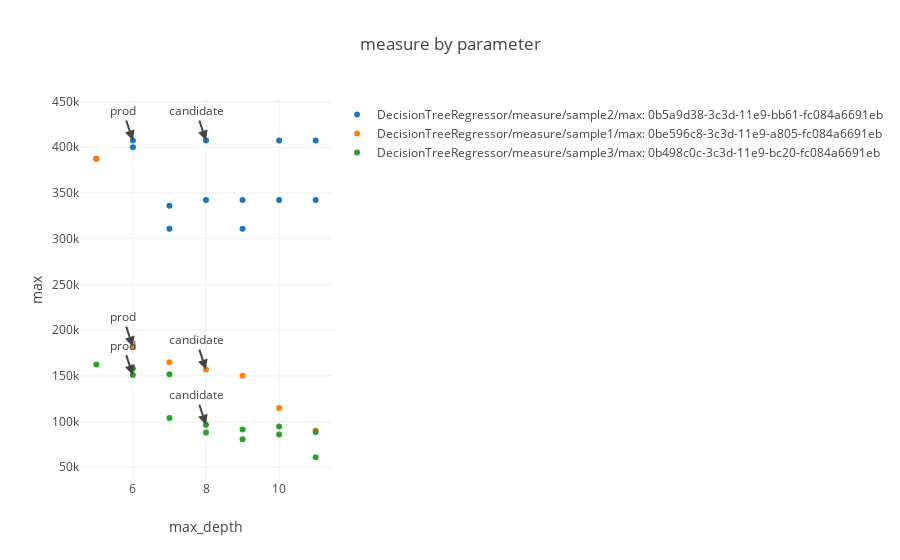

The cell this chart's notebook holds for it:
### Markdown cell above
#### Plot error measure vs parameter

### Code cell
import pailab.plot_helper as plt_helper
import pailab.plot as plot
plot.measure_by_parameter(ml_repo, ml_repo.tree.models.DecisionTreeRegressor.measures('max'), 'max_depth', data_versions=LAST_VERSION)
ml_repo.tree.models.DecisionTreeRegressor.measures('r2')

### Figure 1 — Plotly figure (JSON) as saved in the notebook; plotly's stock layout.template omitted (floating-point values rounded to 4 significant figures)
{"data": [{"mode": "markers", "name": "DecisionTreeRegressor/measure/sample2/max: 0b5a9d38-3c3d-11e9-bb61-fc084a6691eb", "text": ["model version: 0b76a71e-3c3d-11e9-875b-fc084a6691eb<br>sample3: 0b5a9d38-3c3d-11e9-bb61-fc084a6691eb<br>train_data: 0b74d308-3c3d-11e9-90d9-fc084a6691eb", "model version: 0a6bacca-3c3d-11e9-8eae-fc084a6691eb<br>sample3: 0b5a9d38-3c3d-11e9-bb61-fc084a6691eb<br>train_data: 0a4fa2dd-3c3d-11e9-9d18-fc084a6691eb", "model version: 0b8fa528-3c3d-11e9-b490-fc084a6691eb<br>sample3: 0b5a9d38-3c3d-11e9-bb61-fc084a6691eb<br>train_data: 0b74d308-3c3d-11e9-90d9-fc084a6691eb", "model version: 0ba0b60a-3c3d-11e9-8364-fc084a6691eb<br>sample3: 0b5a9d38-3c3d-11e9-bb61-fc084a6691eb<br>train_data: 0b74d308-3c3d-11e9-90d9-fc084a6691eb", "model version: 0bb1c728-3c3d-11e9-9668-fc084a6691eb<br>sample3: 0b5a9d38-3c3d-11e9-bb61-fc084a6691eb<br>train_data: 0b74d308-3c3d-11e9-90d9-fc084a6691eb", "model version: 0bc2d85c-3c3d-11e9-986c-fc084a6691eb<br>sample3: 0b5a9d38-3c3d-11e9-bb61-fc084a6691eb<br>train_data: 0b74d308-3c3d-11e9-90d9-fc084a6691eb", "model version: 0bd3e98a-3c3d-11e9-9ffd-fc084a6691eb<br>sample3: 0b5a9d38-3c3d-11e9-bb61-fc084a6691eb<br>train_data: 0b74d308-3c3d-11e9-90d9-fc084a6691eb", "model version: 0be806e6-3c3d-11e9-873a-fc084a6691eb<br>sample3: 0b5a9d38-3c3d-11e9-bb61-fc084a6691eb<br>train_data: 0be596c8-3c3d-11e9-a805-fc084a6691eb", "model version: 0bfb8846-3c3d-11e9-825e-fc084a6691eb<br>sample3: 0b5a9d38-3c3d-11e9-bb61-fc084a6691eb<br>train_data: 0be596c8-3c3d-11e9-a805-fc084a6691eb", "model version: 0c0d3594-3c3d-11e9-b620-fc084a6691eb<br>sample3: 0b5a9d38-3c3d-11e9-bb61-fc084a6691eb<br>train_data: 0be596c8-3c3d-11e9-a805-fc084a6691eb", "model version: 0c201ad0-3c3d-11e9-956e-fc084a6691eb<br>sample3: 0b5a9d38-3c3d-11e9-bb61-fc084a6691eb<br>train_data: 0be596c8-3c3d-11e9-a805-fc084a6691eb", "model version: 0c33001a-3c3d-11e9-bab5-fc084a6691eb<br>sample3: 0b5a9d38-3c3d-11e9-bb61-fc084a6691eb<br>train_data: 0be596c8-3c3d-11e9-a805-fc084a6691eb", "model version: 0c42d92c-3c3d-11e9-9b0c-fc084a6691eb<br>sample3: 0b5a9d38-3c3d-11e9-bb61-fc084a6691eb<br>train_data: 0be596c8-3c3d-11e9-a805-fc084a6691eb"], "type": "scatter", "x": [6, 5, 7, 8, 9, 10, 11, 6, 7, 8, 9, 10, 11], "y": [400050, 387500.0, 336000, 342300, 342300, 342300, 342300, 407400, 310800, 407400, 310800, 407400, 407400]}, {"mode": "markers", "name": "DecisionTreeRegressor/measure/sample1/max: 0be596c8-3c3d-11e9-a805-fc084a6691eb", "text": ["model version: 0be806e6-3c3d-11e9-873a-fc084a6691eb<br>sample3: 0be596c8-3c3d-11e9-a805-fc084a6691eb<br>train_data: 0be596c8-3c3d-11e9-a805-fc084a6691eb", "model version: 0a6bacca-3c3d-11e9-8eae-fc084a6691eb<br>sample3: 0be596c8-3c3d-11e9-a805-fc084a6691eb<br>train_data: 0a4fa2dd-3c3d-11e9-9d18-fc084a6691eb", "model version: 0bfb8846-3c3d-11e9-825e-fc084a6691eb<br>sample3: 0be596c8-3c3d-11e9-a805-fc084a6691eb<br>train_data: 0be596c8-3c3d-11e9-a805-fc084a6691eb", "model version: 0c0d3594-3c3d-11e9-b620-fc084a6691eb<br>sample3: 0be596c8-3c3d-11e9-a805-fc084a6691eb<br>train_data: 0be596c8-3c3d-11e9-a805-fc084a6691eb", "model version: 0c201ad0-3c3d-11e9-956e-fc084a6691eb<br>sample3: 0be596c8-3c3d-11e9-a805-fc084a6691eb<br>train_data: 0be596c8-3c3d-11e9-a805-fc084a6691eb", "model version: 0c33001a-3c3d-11e9-bab5-fc084a6691eb<br>sample3: 0be596c8-3c3d-11e9-a805-fc084a6691eb<br>train_data: 0be596c8-3c3d-11e9-a805-fc084a6691eb", "model version: 0c42d92c-3c3d-11e9-9b0c-fc084a6691eb<br>sample3: 0be596c8-3c3d-11e9-a805-fc084a6691eb<br>train_data: 0be596c8-3c3d-11e9-a805-fc084a6691eb"], "type": "scatter", "x": [6, 5, 7, 8, 9, 10, 11], "y": [181860, 387500.0, 164710, 156800, 149940, 114660, 90040.0]}, {"mode": "markers", "name": "DecisionTreeRegressor/measure/sample3/max: 0b498c0c-3c3d-11e9-bc20-fc084a6691eb", "text": ["model version: 0b76a71e-3c3d-11e9-875b-fc084a6691eb<br>sample3: 0b498c0c-3c3d-11e9-bc20-fc084a6691eb<br>train_data: 0b74d308-3c3d-11e9-90d9-fc084a6691eb", "model version: 0a6bacca-3c3d-11e9-8eae-fc084a6691eb<br>sample3: 0b498c0c-3c3d-11e9-bc20-fc084a6691eb<br>train_data: 0a4fa2dd-3c3d-11e9-9d18-fc084a6691eb", "model version: 0b8fa528-3c3d-11e9-b490-fc084a6691eb<br>sample3: 0b498c0c-3c3d-11e9-bc20-fc084a6691eb<br>train_data: 0b74d308-3c3d-11e9-90d9-fc084a6691eb", "model version: 0ba0b60a-3c3d-11e9-8364-fc084a6691eb<br>sample3: 0b498c0c-3c3d-11e9-bc20-fc084a6691eb<br>train_data: 0b74d308-3c3d-11e9-90d9-fc084a6691eb", "model version: 0bb1c728-3c3d-11e9-9668-fc084a6691eb<br>sample3: 0b498c0c-3c3d-11e9-bc20-fc084a6691eb<br>train_data: 0b74d308-3c3d-11e9-90d9-fc084a6691eb", "model version: 0bc2d85c-3c3d-11e9-986c-fc084a6691eb<br>sample3: 0b498c0c-3c3d-11e9-bc20-fc084a6691eb<br>train_data: 0b74d308-3c3d-11e9-90d9-fc084a6691eb", "model version: 0bd3e98a-3c3d-11e9-9ffd-fc084a6691eb<br>sample3: 0b498c0c-3c3d-11e9-bc20-fc084a6691eb<br>train_data: 0b74d308-3c3d-11e9-90d9-fc084a6691eb", "model version: 0be806e6-3c3d-11e9-873a-fc084a6691eb<br>sample3: 0b498c0c-3c3d-11e9-bc20-fc084a6691eb<br>train_data: 0be596c8-3c3d-11e9-a805-fc084a6691eb", "model version: 0bfb8846-3c3d-11e9-825e-fc084a6691eb<br>sample3: 0b498c0c-3c3d-11e9-bc20-fc084a6691eb<br>train_data: 0be596c8-3c3d-11e9-a805-fc084a6691eb", "model version: 0c0d3594-3c3d-11e9-b620-fc084a6691eb<br>sample3: 0b498c0c-3c3d-11e9-bc20-fc084a6691eb<br>train_data: 0be596c8-3c3d-11e9-a805-fc084a6691eb", "model version: 0c201ad0-3c3d-11e9-956e-fc084a6691eb<br>sample3: 0b498c0c-3c3d-11e9-bc20-fc084a6691eb<br>train_data: 0be596c8-3c3d-11e9-a805-fc084a6691eb", "model version: 0c33001a-3c3d-11e9-bab5-fc084a6691eb<br>sample3: 0b498c0c-3c3d-11e9-bc20-fc084a6691eb<br>train_data: 0be596c8-3c3d-11e9-a805-fc084a6691eb", "model version: 0c42d92c-3c3d-11e9-9b0c-fc084a6691eb<br>sample3: 0b498c0c-3c3d-11e9-bc20-fc084a6691eb<br>train_data: 0be596c8-3c3d-11e9-a805-fc084a6691eb"], "type": "scatter", "x": [6, 5, 7, 8, 9, 10, 11, 6, 7, 8, 9, 10, 11], "y": [158000.0, 162200.0, 151600, 87980.0, 80500, 85840.0, 60900, 150800.0, 103782, 96490.0, 91190.0, 94500, 88470.0]}], "layout": {"annotations": [{"arrowhead": 2, "showarrow": true, "text": "prod", "x": 6, "xref": "x", "y": 407400, "yref": "y"}, {"arrowhead": 2, "showarrow": true, "text": "candidate", "x": 8, "xref": "x", "y": 407400, "yref": "y"}, {"arrowhead": 2, "showarrow": true, "text": "prod", "x": 6, "xref": "x", "y": 181860, "yref": "y"}, {"arrowhead": 2, "showarrow": true, "text": "candidate", "x": 8, "xref": "x", "y": 156800, "yref": "y"}, {"arrowhead": 2, "showarrow": true, "text": "prod", "x": 6, "xref": "x", "y": 150800.0, "yref": "y"}, {"arrowhead": 2, "showarrow": true, "text": "candidate", "x": 8, "xref": "x", "y": 96490.0, "yref": "y"}], "title": "measure by parameter", "xaxis": {"title": "max_depth"}, "yaxis": {"title": "max"}}}
